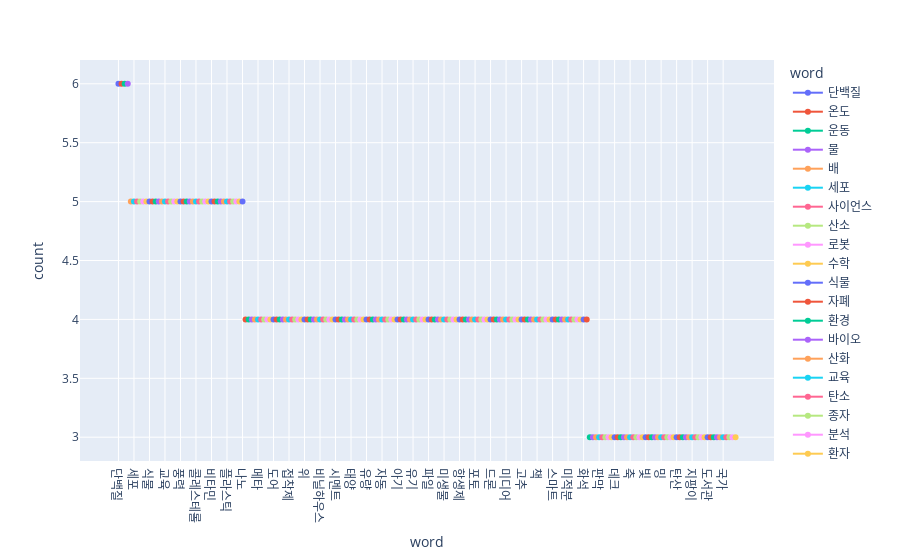

Notebook source saved alongside this figure:
### Code cell
fig = px.line(dfCntKotal.head(200), y='count', 
              x='word', color='word', markers=True)
fig.show()
